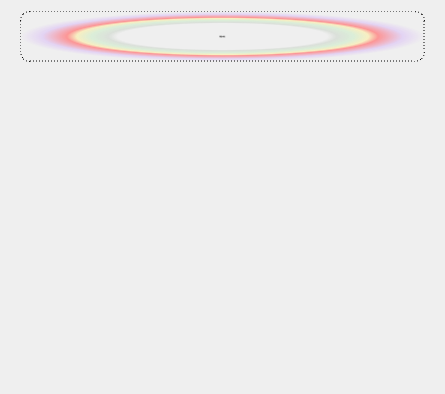
<?xml version="1.0" encoding="UTF-8"?>
<ui version="4.0">
 <class>HomePage</class>
 <widget class="QWidget" name="HomePage">
  <property name="geometry">
   <rect>
    <x>0</x>
    <y>0</y>
    <width>445</width>
    <height>394</height>
   </rect>
  </property>
  <property name="windowTitle">
   <string>Form</string>
  </property>
  <layout class="QVBoxLayout" name="verticalLayout_2">
   <item>
    <widget class="QWidget" name="widget" native="true">
     <property name="sizePolicy">
      <sizepolicy hsizetype="Preferred" vsizetype="Preferred">
       <horstretch>0</horstretch>
       <verstretch>0</verstretch>
      </sizepolicy>
     </property>
     <property name="minimumSize">
      <size>
       <width>0</width>
       <height>50</height>
      </size>
     </property>
     <property name="maximumSize">
      <size>
       <width>16777215</width>
       <height>60</height>
      </size>
     </property>
     <layout class="QHBoxLayout" name="horizontalLayout">
      <property name="topMargin">
       <number>0</number>
      </property>
      <item>
       <widget class="QLabel" name="lab_title">
        <property name="font">
         <font>
          <family>Adobe 繁黑體 Std B</family>
          <pointsize>-1</pointsize>
          <weight>7</weight>
          <italic>false</italic>
          <bold>false</bold>
         </font>
        </property>
        <property name="styleSheet">
         <string notr="true">border:1px dotted;
border-radius:10px;

background-color:qradialgradient(spread:pad, cx:0.5, cy:0.5, radius:0.5, fx:0.5, fy:0.5, stop:0 rgba(0, 0, 0, 0), stop:0.52 rgba(0, 0, 0, 0), stop:0.565 rgba(82, 121, 76, 33), stop:0.65 rgba(159, 235, 148, 64), stop:0.721925 rgba(255, 238, 150, 129), stop:0.77 rgba(255, 128, 128, 204), stop:0.89 rgba(191, 128, 255, 64), stop:1 rgba(0, 0, 0, 0));

font: 63 27px &quot;Adobe 繁黑體 Std B&quot;;</string>
        </property>
        <property name="text">
         <string>潮海波の商店</string>
        </property>
        <property name="alignment">
         <set>Qt::AlignCenter</set>
        </property>
        <property name="margin">
         <number>5</number>
        </property>
       </widget>
      </item>
     </layout>
    </widget>
   </item>
   <item>
    <layout class="QVBoxLayout" name="lunboLayout"/>
   </item>
   <item>
    <widget class="QWidget" name="widget_3" native="true"/>
   </item>
  </layout>
 </widget>
 <resources/>
 <connections/>
</ui>
